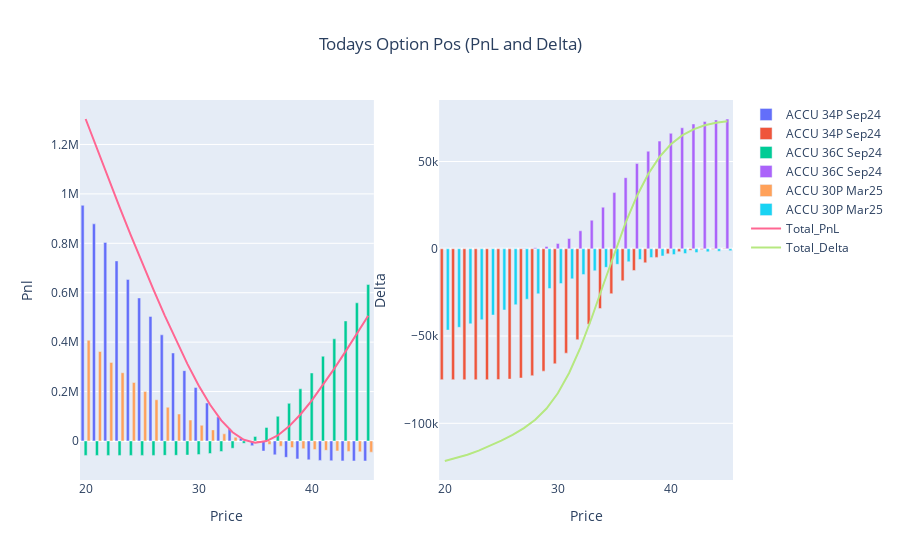

This figure's notebook cell:
### Code cell
fig_p = go.Figure()
for i in list(p)[1:-1]:
    fig_p.add_trace(go.Bar(x=p.Price, y=p[i], name=i, base=0))

fig_p.add_trace(go.Scatter(x=p.Price, y=p.Option_Pnl, mode='lines', name='Total_PnL'))

#fig_p.update_layout(title='Option PnL Today', xaxis_title='Price', yaxis_title='pnl', barmode='stack')
#fig_p.show()

#~~~~~~~~~~~~~~~~~~~~~~~~~~~~~~~~~~~~~~~~~~~~~~~~~~~~~~~~~~~~~~~~~~~~~~~~~~~~~~~~~
fig_d = go.Figure()
for i in list(d)[1:-1]:
    fig_d.add_trace(go.Bar(x=d.Price, y=d[i], name=i, base=0))

fig_d.add_trace(go.Scatter(x=d.Price, y=d.Option_Delta, mode='lines', name='Total_Delta'))

#~~~~~~~~~~~~~~~~~~~~~~~~~~~~~~~~~~~~~~~~~~~~~~~~~~~~~~~~~~~~~~~~~~~~~~~~~~~~~~~~
fig = make_subplots(rows=1, cols=2)
for i in range(0,len(fig_p.data)):
    fig.add_trace(fig_p.data[i], row=1, col=1)
    fig.add_trace(fig_d.data[i], row=1, col=2)
    
#fig.update_layout(title={'text': 'Todays Option Pos (PnL and Delta)','x': 0.5,'xanchor': 'center'}, barmode='stack')
fig.update_layout(title={'text': 'Todays Option Pos (PnL and Delta)','x': 0.5,'xanchor': 'center'})

fig.update_xaxes(title_text="Price", row=1, col=1)
fig.update_yaxes(title_text="Pnl", row=1, col=1)
fig.update_xaxes(title_text="Price", row=1, col=2)
fig.update_yaxes(title_text="Delta", row=1, col=2)    
fig.show()

### Figure 1 — Plotly figure (JSON) as saved in the notebook; plotly's stock layout.template omitted (floating-point values rounded to 4 significant figures)
{"data": [{"base": 0, "name": "ACCU 34P Sep24", "type": "bar", "x": [20, 21, 22, 23, 24, 25, 26, 27, 28, 29, 30, 31, 32, 33, 34, 35, 36, 37, 38, 39, 40, 41, 42, 43, 44, 45], "xaxis": "x", "y": [953800.0, 878800.0, 803800.0, 728800.0, 653800.0, 578800.0, 504000.0, 429600.0, 356100.0, 284600.0, 216400.0, 153400.0, 97370.0, 49600.0, 10830.0, -19070.0, -40990.0, -56240.0, -66350.0, -72720.0, -76560.0, -78780.0, -80000.0, -80660.0, -80990.0, -81160.0], "yaxis": "y"}, {"base": 0, "name": "ACCU 34P Sep24", "type": "bar", "x": [20, 21, 22, 23, 24, 25, 26, 27, 28, 29, 30, 31, 32, 33, 34, 35, 36, 37, 38, 39, 40, 41, 42, 43, 44, 45], "xaxis": "x2", "y": [-75000.0, -75000.0, -75000.0, -75000.0, -74980.0, -74910.0, -74680.0, -74060.0, -72700.0, -70120.0, -65890.0, -59820.0, -52100.0, -43310.0, -34250.0, -25720.0, -18340.0, -12430.0, -8018.0, -4933.0, -2901.0, -1634.0, -884.5, -460.8, -231.7, -112.6], "yaxis": "y2"}, {"base": 0, "name": "ACCU 36C Sep24", "type": "bar", "x": [20, 21, 22, 23, 24, 25, 26, 27, 28, 29, 30, 31, 32, 33, 34, 35, 36, 37, 38, 39, 40, 41, 42, 43, 44, 45], "xaxis": "x", "y": [-58510.0, -58510.0, -58510.0, -58510.0, -58510.0, -58510.0, -58480.0, -58380.0, -58050.0, -57160.0, -55070.0, -50750.0, -42790.0, -29590.0, -9590.0, 18380.0, 54860.0, 99720.0, 152200.0, 211100.0, 275100.0, 342900.0, 413400.0, 485700.0, 559200.0, 633300.0], "yaxis": "y"}, {"base": 0, "name": "ACCU 36C Sep24", "type": "bar", "x": [20, 21, 22, 23, 24, 25, 26, 27, 28, 29, 30, 31, 32, 33, 34, 35, 36, 37, 38, 39, 40, 41, 42, 43, 44, 45], "xaxis": "x2", "y": [0.0001493, 0.00268, 0.03362, 0.3077, 2.13, 11.51, 49.86, 177.5, 530.1, 1353.0, 3003.0, 5880.0, 10300.0, 16360.0, 23830.0, 32190.0, 40750.0, 48830.0, 55910.0, 61690.0, 66130.0, 69330.0, 71520.0, 72950.0, 73830.0, 74360.0], "yaxis": "y2"}, {"base": 0, "name": "ACCU 30P Mar25", "type": "bar", "x": [20, 21, 22, 23, 24, 25, 26, 27, 28, 29, 30, 31, 32, 33, 34, 35, 36, 37, 38, 39, 40, 41, 42, 43, 44, 45], "xaxis": "x", "y": [407900.0, 362100.0, 318000.0, 276200.0, 236900.0, 200300.0, 166800.0, 136300.0, 108900.0, 84670.0, 63330.0, 44770.0, 28760.0, 15090.0, 3499.0, -6250.0, -14390.0, -21140.0, -26710.0, -31280.0, -35000.0, -38020.0, -40460.0, -42430.0, -44000.0, -45260.0], "yaxis": "y"}, {"base": 0, "name": "ACCU 30P Mar25", "type": "bar", "x": [20, 21, 22, 23, 24, 25, 26, 27, 28, 29, 30, 31, 32, 33, 34, 35, 36, 37, 38, 39, 40, 41, 42, 43, 44, 45], "xaxis": "x2", "y": [-46600.0, -44990.0, -43000.0, -40640.0, -37980.0, -35080.0, -32020.0, -28900.0, -25800.0, -22780.0, -19920.0, -17250.0, -14800.0, -12590.0, -10630.0, -8907.0, -7412.0, -6129.0, -5038.0, -4119.0, -3351.0, -2713.0, -2187.0, -1756.0, -1405.0, -1120.0], "yaxis": "y2"}, {"mode": "lines", "name": "Total_PnL", "type": "scatter", "x": [20, 21, 22, 23, 24, 25, 26, 27, 28, 29, 30, 31, 32, 33, 34, 35, 36, 37, 38, 39, 40, 41, 42, 43, 44, 45], "xaxis": "x", "y": [1303000.0, 1182000.0, 1063000.0, 946400.0, 832100.0, 720600.0, 612300.0, 507500.0, 407000.0, 312100.0, 224700.0, 147500.0, 83340.0, 35100.0, 4743.0, -6947.0, -516.3, 22330.0, 59130.0, 107100.0, 163600.0, 226100.0, 293000.0, 362600.0, 434200.0, 506900.0], "yaxis": "y"}, {"mode": "lines", "name": "Total_Delta", "type": "scatter", "x": [20, 21, 22, 23, 24, 25, 26, 27, 28, 29, 30, 31, 32, 33, 34, 35, 36, 37, 38, 39, 40, 41, 42, 43, 44, 45], "xaxis": "x2", "y": [-121600.0, -120000.0, -118000.0, -115600.0, -113000.0, -110000.0, -106600.0, -102800.0, -97970.0, -91550.0, -82800.0, -71180.0, -56600.0, -39540.0, -21040.0, -2432.0, 15000.0, 30280.0, 42850.0, 52640.0, 59870.0, 64980.0, 68450.0, 70730.0, 72200.0, 73130.0], "yaxis": "y2"}], "layout": {"title": {"text": "Todays Option Pos (PnL and Delta)", "x": 0.5, "xanchor": "center"}, "xaxis": {"anchor": "y", "domain": [0, 0.45], "title": {"text": "Price"}}, "xaxis2": {"anchor": "y2", "domain": [0.55, 1], "title": {"text": "Price"}}, "yaxis": {"anchor": "x", "domain": [0, 1], "title": {"text": "Pnl"}}, "yaxis2": {"anchor": "x2", "domain": [0, 1], "title": {"text": "Delta"}}}}
